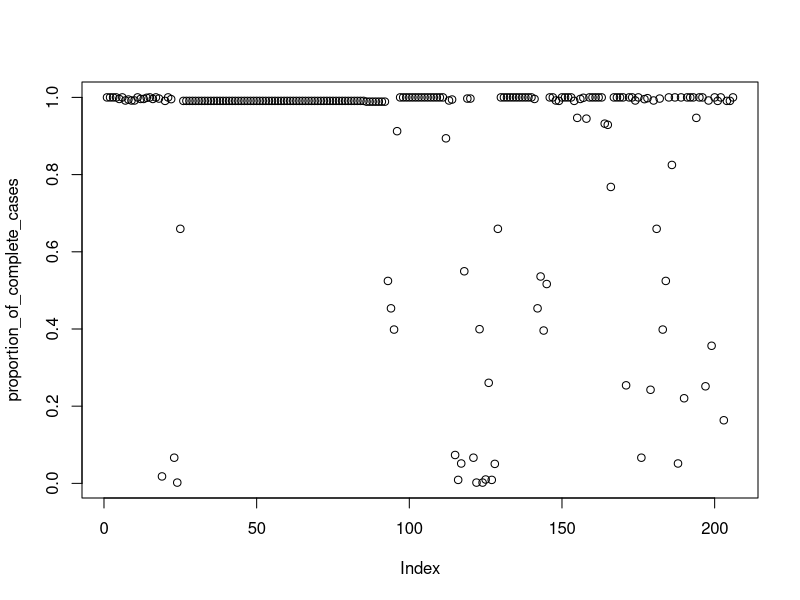

Recreate this plot in R.
data <- read.csv('Interns data.csv')
variables <- read.csv('Variables.csv')

proportion_of_complete_cases <- rep(0, ncol(data))
for (j in 1:ncol(data)) {
  proportion_of_complete_cases[j] <- sum(complete.cases(data[,j])) / nrow(data)
}
plot(proportion_of_complete_cases)
